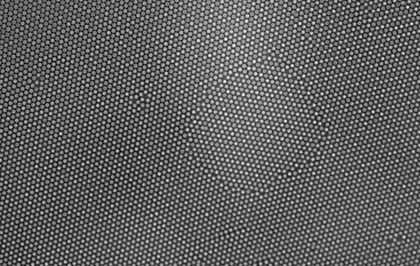
%> input picture 200222A_ts_t027.png, 420 x 266 px, shrunk from 1920 x 1216 before the run
$ octave frame27boundaryparts.m   (GNU Octave 9; MATLAB toolbox functions it lacks are replaced by stand-ins)
%> lines starting %> are read from the running program, lines starting %| are printed output that depends on the picture; in (x1, y1, x2, y2) boxes, pixels count from 0 and x2, y2 are one past the last pixel; in counts of white or black regions, pixels touching at a corner belong together; the program's own positions count from 1
### bpass.m
function res = bpass(arr,lnoise,lobject)
%
% ; NAME:
% ;               bpass
% ; PURPOSE:
% ;               Implements a real-space bandpass filter which suppress
% ;               pixel noise and long-wavelength image variations while
% ;               retaining information of a characteristic size.
% ;
% ; CATEGORY:
% ;               Image Processing
% ; CALLING SEQUENCE:
% ;               res = bpass( image, lnoise, lobject )
% ; INPUTS:
% ;               image:  The two-dimensional array to be filtered.
% ;               lnoise: Characteristic lengthscale of noise in pixels.
% ;                       Additive noise averaged over this length should
% ;                       vanish. MAy assume any positive floating value.
% ;               lobject: A length in pixels somewhat larger than a typical
% ;                       object. Must be an odd valued integer.
% ; OUTPUTS:
% ;               res:    filtered image.
% ; PROCEDURE:
% ;               simple 'wavelet' convolution yields spatial bandpass filtering.
% ; NOTES:
% ; MODIFICATION HISTORY:
% ;               Written by David G. Grier, The University of Chicago, 2/93.
% ;               Greatly revised version DGG 5/95.
% ;               Added /field keyword JCC 12/95.
% ;               Memory optimizations and fixed normalization, DGG 8/99.
%                 Converted to Matlab by D.Blair 4/2004-ish
%                 Fixed some bugs with conv2 to make sure the edges are
%                 removed D.B. 6/05
%                 Removed inadvertent image shift ERD 6/05
%                 Added threshold to output.  Now sets all pixels with
%                 negative values equal to zero.  Gets rid of ringing which
%                 was destroying sub-pixel accuracy, unless window size in
%                 cntrd was picked perfectly.  Now centrd gets sub-pixel
%                 accuracy much more robustly ERD 8/24/05
% ;
% ;       This code 'bpass.pro' is copyright 1997, John C. Crocker and
% ;       David G. Grier.  It should be considered 'freeware'- and may be
% ;       distributed freely in its original form when properly attributed.
%
%

  b = double(lnoise);
  w = round(lobject);
  N = 2*w + 1;

  % Gaussian Convolution kernel

  sm = 0:N-1;
  r = (sm - w)/(2 * b);
  gx = exp( -r.^2) / (2 * b * sqrt(pi));
  gy = gx';

  %Boxcar average kernel: background

  bx = zeros(1,N)  + 1/N;
  by = bx';
  % Do some convolutions with the matrix and our kernels

  res = arr;
  g = conv2(res,gx,'valid');
  tmpg = g;
  g = conv2(tmpg,gy,'valid');
  tmpres = res;
  res = conv2(tmpres,bx,'valid');
  tmpres = res;
  res = conv2(tmpres,by,'valid');
  tmpg= 0;
  tmpres=0;
  arr_res=zeros(size(arr));
  arr_g = zeros(size(arr));

  arr_res((lobject+1):end-lobject,(lobject+1):end-lobject) = res;
  arr_g((lobject+1):end-lobject,(lobject+1):end-lobject) = g;
  %res = arr_g-arr_res;
  res=max(arr_g-arr_res,0);


### pkfnd.m
function out=pkfnd(im,th,sz)
%pkfnd:  finds local maxima in an image to pixel level accuracy.
%  this provides a rough guess of particle
%  centers to be used by cntrd.m.  Inspired by the lmx subroutine of Grier
%  and Crocker's feature.pro
% INPUTS:
% im: image to process, particle should be bright spots on dark background with little noise
%   ofen an bandpass filtered brightfield image (fbps.m, fflt.m or bpass.m) or a nice
%   fluorescent image
% th: the minimum brightness of a pixel that might be local maxima.
%   (NOTE: Make it big and the code runs faster
%   but you might miss some particles.  Make it small and you'll get
%   everything and it'll be slow.)
% sz:  OPTIONAL if your data's noisy, (e.g. a single particle has multiple local
% maxima), then set this optional keyword to a value slightly larger than the diameter of your blob.  if
% multiple peaks are found withing a radius of sz/2 then the code will keep
% only the brightest.  Also gets rid of all peaks within sz of boundary
%OUTPUT:  a N x 2 array containing, [row,column] coordinates of local maxima
%           out(:,1) are the x-coordinates of the maxima
%           out(:,2) are the y-coordinates of the maxima
%CREATED: Eric R. Dufresne, Yale University, Feb 4 2005
%MODIFIED: ERD, 5/2005, got rid of ind2rc.m to reduce overhead on tip by
%Dan Blair;  added sz keyword
% ERD, 6/2005: modified to work with one and zero peaks, removed automatic
% normalization of image
% ERD, 6/2005: due to popular demand, altered output to give x and y
% instead of row and column
% ERD, 8/24/2005: pkfnd now exits politely if there's nothing above
% threshold instead of crashing rudely


%find all the pixels above threshold
%im=im./max(max(im));
ind=find(im > th);
[nr,nc]=size(im);
tst=zeros(nr,nc);
n=length(ind);
if n==0
    out=[];
    display('nothing above threshold');
    return;
end
mx=[];
%convert index from find to row and column
rc=[mod(ind,nr),floor(ind/nr)+1];
for i=1:n
    r=rc(i,1);c=rc(i,2);
    %check each pixel above threshold to see if it's brighter than its neighbors
    %  THERE'S GOT TO BE A FASTER WAY OF DOING THIS.  I'M CHECKING SOME MULTIPLE TIMES,
    %  BUT THIS DOESN'T SEEM THAT SLOW COMPARED TO THE OTHER ROUTINES, ANYWAY.
    if r>1 & r<nr & c>1 & c<nc
        if im(r,c)>im(r-1,c-1) & im(r,c)>im(r,c-1) & im(r,c)>im(r+1,c-1) & ...
         im(r,c)>im(r-1,c)  & im(r,c)>im(r+1,c) &   ...
         im(r,c)>im(r-1,c+1) & im(r,c)>im(r,c+1) & im(r,c)>im(r+1,c+1)
        mx=[mx,[r,c]'];
        %tst(ind(i))=im(ind(i));
        end
    end
end
%out=tst;
mx=mx';

[npks,crap]=size(mx);

%if size is specified, then get ride of pks within size of boundary
if nargin==3 & npks>0
   %throw out all pks within sz of boundary;
    ind=find(mx(:,1)>sz & mx(:,1)<(nr-sz) & mx(:,2)>sz & mx(:,2)<(nc-sz));
    mx=mx(ind,:);
end

%prevent from finding peaks within size of each other
[npks,crap]=size(mx);
if npks > 1

    %CREATE AN IMAGE WITH ONLY PEAKS
    nmx=npks;
    tmp=0.*im;
    for i=1:nmx
        tmp(mx(i,1),mx(i,2))=im(mx(i,1),mx(i,2));
    end
    %LOOK IN NEIGHBORHOOD AROUND EACH PEAK, PICK THE BRIGHTEST
    for i=1:nmx
        roi=tmp( (mx(i,1)-floor(sz/2)):(mx(i,1)+(floor(sz/2)+1)),(mx(i,2)-floor(sz/2)):(mx(i,2)+(floor(sz/2)+1))) ;
        [mv,indi]=max(roi);
        [mv,indj]=max(mv);
        tmp( (mx(i,1)-floor(sz/2)):(mx(i,1)+(floor(sz/2)+1)),(mx(i,2)-floor(sz/2)):(mx(i,2)+(floor(sz/2)+1)))=0;
        tmp(mx(i,1)-floor(sz/2)+indi(indj)-1,mx(i,2)-floor(sz/2)+indj-1)=mv;
    end
    ind=find(tmp>0);
    mx=[mod(ind,nr),floor(ind/nr)+1];
end

out(:,2)=mx(:,1);
out(:,1)=mx(:,2);

### cntrd.m
function out=cntrd(im,mx,sz,interactive)
%cntrd:  calculates the centroid of bright spots to sub-pixel accuracy.
%  Inspired by Grier & Crocker's feature for IDL, but greatly simplified and optimized
%  for matlab
% INPUTS:
% im: image to process, particle should be bright spots on dark background with little noise
%   ofen an bandpass filtered brightfield image or a nice fluorescent image
%
% mx: locations of local maxima to pixel-level accuracy from pkfnd.m
%
% sz: diamter of the window over which to average to calculate the centroid.
%     should be big enough
%     to capture the whole particle but not so big that it captures others.
%     if initial guess of center (from pkfnd) is far from the centroid, the
%     window will need to be larger than the particle size.  RECOMMENDED
%     size is the long lengthscale used in bpass plus 2.
%
%
% interactive:  OPTIONAL INPUT set this variable to one and it will show you the image used to calculate
%    each centroid, the pixel-level peak and the centroid
%
% NOTE:
%  - if pkfnd, and cntrd return more then one location per particle then
%  you should try to filter your input more carefully.  If you still get
%  more than one peak for particle, use the optional sz parameter in pkfnd
%  - If you want sub-pixel accuracy, you need to have a lot of pixels in your window (sz>>1).
%    To check for pixel bias, plot a histogram of the fractional parts of the resulting locations
%  - It is HIGHLY recommended to run in interactive mode to adjust the parameters before you
%    analyze a bunch of images.
%
%OUTPUT:  a N x 3 array containing, x, y and brightness for each feature
%           out(:,1) is the x-coordinates
%           out(:,2) is the y-coordinates
%           out(:,3) is the brightnesses
%           out(:,4) is the square of the radius of gyration
%
%CREATED: Eric R. Dufresne, Yale University, Feb 4 2005
%  5/2005 inputs diamter instead of radius
%  Modifications:
%  D.B. (6/05) Added code from imdist/dist to make this stand alone.
%  ERD (6/05) Increased frame of reject locations around edge to 1.5*sz
%  ERD 6/2005  By popular demand, 1. altered input to be formatted in x,y
%  space instead of row, column space  2. added forth column of output,
%  rg^2
%  ERD 8/05  Outputs had been shifted by [0.5,0.5] pixels.  No more!
%  ERD 8/24/05  Woops!  That last one was a red herring.  The real problem
%  is the "ringing" from the output of bpass.  I fixed bpass (see note),
%  and no longer need this kludge.  Also, made it quite nice if mx=[];


if nargin==3
   interactive=0;
end

if sz/2 == floor(sz/2)
warning('sz must be odd, like bpass');
end

if isempty(mx)
    warning('there were no positions inputted into cntrd. check your pkfnd threshold')
    out=[];
    return;
end


r=(sz+1)/2;
%create mask - window around trial location over which to calculate the centroid
m = 2*r;
x = 0:(m-1) ;
cent = (m-1)/2;
x2 = (x-cent).^2;
dst=zeros(m,m);
for i=1:m
    dst(i,:)=sqrt((i-1-cent)^2+x2);
end


ind=find(dst < r);

msk=zeros([2*r,2*r]);
msk(ind)=1.0;
%msk=circshift(msk,[-r,-r]);

dst2=msk.*(dst.^2);
ndst2=sum(sum(dst2));

[nr,nc]=size(im);
%remove all potential locations within distance sz from edges of image
ind=find(mx(:,2) > 1.5*sz & mx(:,2) < nr-1.5*sz);
mx=mx(ind,:);
ind=find(mx(:,1) > 1.5*sz & mx(:,1) < nc-1.5*sz);
mx=mx(ind,:);

[nmx,crap] = size(mx);

%inside of the window, assign an x and y coordinate for each pixel
xl=zeros(2*r,2*r);
for i=1:2*r
    xl(i,:)=(1:2*r);
end
yl=xl';

pts=[];
%loop through all of the candidate positions
for i=1:nmx
    %create a small working array around each candidate location, and apply the window function
    tmp=msk.*im((mx(i,2)-r+1:mx(i,2)+r),(mx(i,1)-r+1:mx(i,1)+r));
    %calculate the total brightness
    norm=sum(sum(tmp));
    %calculate the weighted average x location
    xavg=sum(sum(tmp.*xl))./norm;
    %calculate the weighted average y location
    yavg=sum(sum(tmp.*yl))./norm;
    %calculate the radius of gyration^2
    rg=(sum(sum(tmp.*dst2))/ndst2);

    %concatenate it up
    pts=[pts,[mx(i,1)+xavg-r,mx(i,2)+yavg-r,norm,rg]'];

    %OPTIONAL plot things up if you're in interactive mode
    if interactive==1
     imagesc(tmp)
     axis image
     hold on;
     plot(xavg,yavg,'x')
     plot(xavg,yavg,'o')
     plot(r,r,'.')
     hold off
     pause
    end


end
out=pts';

### frame27boundaryparts.m
im = imread('200222A_ts_t027.png');
%> im is the input picture: size 266x420 uint8; min 6, max 253, mean 96.1
d_im = double(im);
b = bpass(d_im, 1, 20);
%> in bpass, `g = conv2(tmpg,gy,'valid');`:
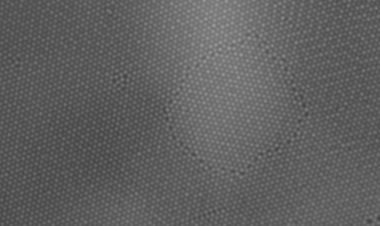
%> g: size 226x380 double; min 67.15, max 154.7, mean 96.7
%> in bpass, `res = conv2(tmpres,bx,'valid');`:
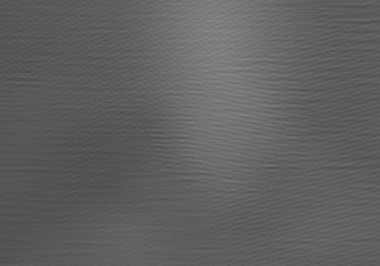
%> res: size 266x380 double; min 75.24, max 135.6, mean 96.8
%> in bpass, `arr_res((lobject+1):end-lobject,(lobject+1):end-lobject) = res;`:
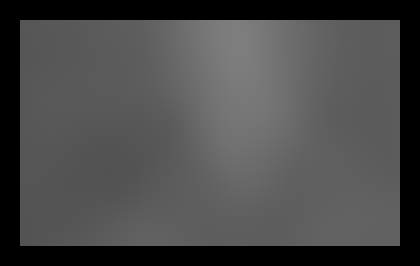
%> arr_res: size 266x420 double; min 0, max 126.5, mean 74.3
%> in bpass, `res=max(arr_g-arr_res,0);`:
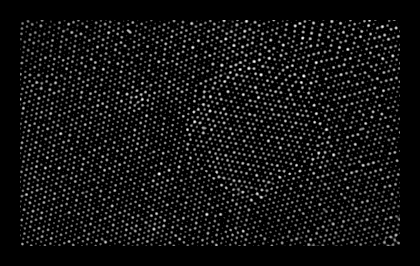
%> res: size 266x420 double; min 0, max 30.39, mean 2.2; drawn with min black and max white
pk = pkfnd(b,1,20);
%> in pkfnd, `ind=find(im > th);`: ind = 31227 values from 5348 to 106379
%> in pkfnd, `n=length(ind);`: n = 31227
%> the loop in pkfnd, `for i=1:n` made 31227 passes
%> (r, mx) on passes 8, 11, 13, 22, 25, 27: (40, [40; 21]), (45, [40 45; 21 21]), (50, [40 45 50; 21 21 21]), (75, [40 45 50 75; 21 21 21 21]), (80, [40 45 50 75 80; 21 21 21 21 21]), (85, [40 45 50 75 80 85; 21 21 21 21 21 21])
%> r on passes 1 to 6: 28, 29, 30, 33, 34, 35
%> in pkfnd, `[npks,crap]=size(mx);`: npks = 3655; crap = 2
%> in pkfnd, `ind=find(mx(:,1)>sz & mx(:,1)<(nr-sz) & mx(:,2)>sz & mx(:,2)<(nc-sz));`: ind = 3597 values from 1 to 3634
%> in pkfnd, `[npks,crap]=size(mx);`: npks = 3597
%> in pkfnd, `tmp=0.*im;`: tmp: size 266x420 double; every value is 0
%> after the loop in pkfnd, `for i=1:nmx`:
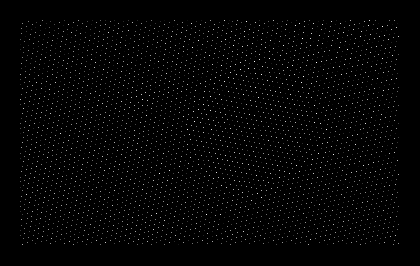
%> tmp: size 266x420 double; min 0, max 30.39, mean 0.4; drawn with min black and max white
%> the loop in pkfnd, `for i=1:nmx` made 3597 passes
%> (mv, indj) on passes 1 to 3: (16.55, 19), (16.55, 19), (16.55, 19)
%> after the loop in pkfnd, `for i=1:nmx`:
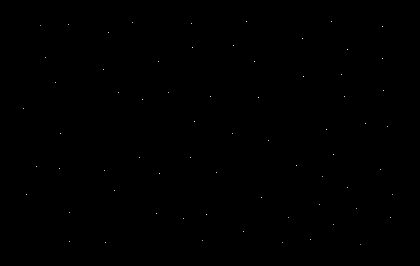
%> tmp: size 266x420 double; 3.16% of pixels changed, all inside (x1, y1, x2, y2) = (20, 20, 399, 245); drawn with min black and max white
%> after the loop in pkfnd, `for i=1:nmx`: indj = 1
%> in pkfnd, `ind=find(tmp>0);`: ind = 67 values from 6227 to 104467
%> in pkfnd, `mx=[mod(ind,nr),floor(ind/nr)+1];`: mx = 67 rows, first 12: [109 24; 195 27; 167 37; 26 41; 58 46; 83 56; 169 60; 134 61; 25 69; 213 70; 242 70; 70 104]
%> pk = 67 rows, first 12: [24 109; 27 195; 37 167; 41 26; 46 58; 56 83; 60 169; 61 134; 69 25; 70 213; 70 242; 104 70]


x = pk(:,1);
%> x = 67 values from 24 to 393
y = pk(:,2);
%> y = 67 values, max 245 at index 59, min 22 at index 37, mean 135
%scatter(x,y,'b','filled');


cnt = cntrd(b,pk,25);
%> in cntrd, `ind=find(mx(:,2) > 1.5*sz & mx(:,2) < nr-1.5*sz);`: ind = 52 values from 1 to 67
%> in cntrd, `mx=mx(ind,:);`: mx = 52 rows, first 12: [24 109; 27 195; 37 167; 46 58; 56 83; 60 169; 61 134; 70 213; 104 70; 105 171; 115 191; 119 93]
%> in cntrd, `ind=find(mx(:,1) > 1.5*sz & mx(:,1) < nc-1.5*sz);`: ind = 44 values from 4 to 47
%> in cntrd, `mx=mx(ind,:);`: mx = 44 rows, first 12: [46 58; 56 83; 60 169; 61 134; 70 213; 104 70; 105 171; 115 191; 119 93; 140 158; 143 100; 157 214]
%> in cntrd, `[nmx,crap] = size(mx);`: nmx = 44
%> the loop in cntrd, `for i=1:nmx` made 44 passes
%> (norm, xavg, yavg, rg) on passes 3 to 14: (1408.6, 13.7, 13.36, 2.55), (1508.4, 13.53, 13.73, 2.52), (1255.7, 13.39, 13.22, 2.12), (1441.2, 12.56, 13.37, 2.58), (1408.9, 13.97, 13.27, 2.39), (1139.7, 13.81, 13.79, 1.75), (1568.3, 14.13, 13.82, 2.73), (1350, 13.41, 12.73, 2.3), (2221.6, 12.7, 13.2, 3.88), (1606.3, 13.3, 14.25, 2.66), (1337.4, 13.28, 13.27, 2.19), (1681.5, 14.03, 13.79, 2.92)
%> (norm, xavg, yavg, rg, pts) on passes 1 to 2: (1193.5, 14.13, 13.76, 1.95, [47.13; 58.76; 1193.5; 1.95]), (1589.7, 13.33, 14.07, 2.72, [47.13 56.33; 58.76 84.07; 1193.5 1589.7; 1.95 2.72])
%> pass 3, in cntrd, `tmp=msk.*im((mx(i,2)-r+1:mx(i,2)+r),(mx(i,1)-r+1:mx(i,1)+r));`:
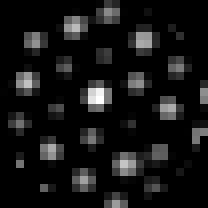
%> tmp: size 26x26 double (shown 8 times larger); min 0, max 25.15, mean 2.1; drawn with min black and max white
%> after the loop in cntrd, `for i=1:nmx`: pts = 44 columns, first 8: [47.13 56.33 60.7 61.53 70.39 103.6 106 115.8; 58.76 84.07 169.4 134.7 213.2 70.37 171.3 191.8; 1193.5 1589.7 1408.6 1508.4 1255.7 1441.2 1408.9 1139.7; 1.95 2.72 2.55 2.52 2.12 2.58 2.39 1.75]
%> in cntrd, `out=pts';`: out = 44 rows, first 8: [47.13 58.76 1193.5 1.95; 56.33 84.07 1589.7 2.72; 60.7 169.4 1408.6 2.55; 61.53 134.7 1508.4 2.52; 70.39 213.2 1255.7 2.12; 103.6 70.37 1441.2 2.58; 106 171.3 1408.9 2.39; 115.8 191.8 1139.7 1.75]
%> cnt has the same summary as out in cntrd

%> (the run ends here)
